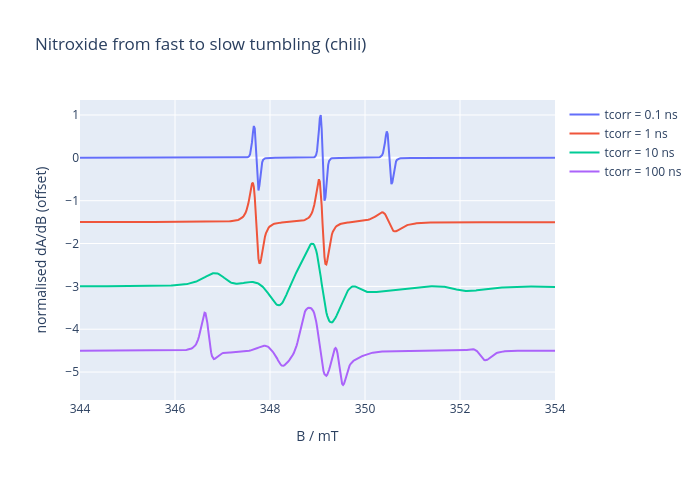

Notebook source saved alongside this figure:
### Code cell
import plotly.graph_objects as go

fig = go.Figure()
for k, (tc, s) in enumerate(spectra.items()):
    fig.add_trace(go.Scatter(x=s.x, y=s.spec / np.abs(s.spec).max() - 1.5 * k, mode="lines", name=f"tcorr = {tc * 1e9:g} ns"))
fig.update_layout(title="Nitroxide from fast to slow tumbling (chili)", xaxis_title="B / mT", yaxis_title="normalised dA/dB (offset)", width=700, height=480)
fig

### Figure 1 — Plotly figure (JSON) as saved in the notebook; plotly's stock layout.template omitted (floating-point values rounded to 4 significant figures; data arrays with more than 128 entries replaced by an {"elided": "..."} marker saying what was removed)
{"data": [{"mode": "lines", "name": "tcorr = 0.1 ns", "x": {"elided": "512 float values"}, "y": {"elided": "512 float values"}, "type": "scatter"}, {"mode": "lines", "name": "tcorr = 1 ns", "x": {"elided": "512 float values"}, "y": {"elided": "512 float values"}, "type": "scatter"}, {"mode": "lines", "name": "tcorr = 10 ns", "x": {"elided": "512 float values"}, "y": {"elided": "512 float values"}, "type": "scatter"}, {"mode": "lines", "name": "tcorr = 100 ns", "x": {"elided": "512 float values"}, "y": {"elided": "512 float values"}, "type": "scatter"}], "layout": {"title": {"text": "Nitroxide from fast to slow tumbling (chili)"}, "xaxis": {"title": {"text": "B / mT"}}, "yaxis": {"title": {"text": "normalised dA/dB (offset)"}}, "width": 700, "height": 480}}
